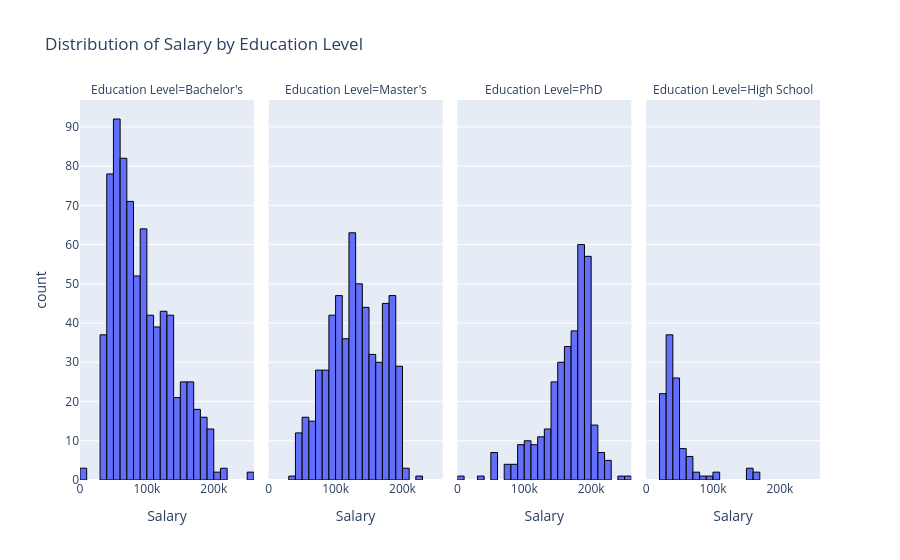

This figure's notebook cell:
### Code cell
fig = px.histogram(df_salary_1, x='Salary', facet_col='Education Level', title='Distribution of Salary by Education Level')
fig.update_traces(marker=dict(line=dict(color='black', width=1)))
fig.show()

### Figure 1 — Plotly figure (JSON) as saved in the notebook; plotly's stock layout.template omitted (floating-point values rounded to 4 significant figures; data arrays with more than 128 entries replaced by an {"elided": "..."} marker saying what was removed)
{"data": [{"bingroup": "x", "hovertemplate": "Education Level=Bachelor's<br>Salary=%{x}<br>count=%{y}<extra></extra>", "legendgroup": "", "marker": {"color": "#636efa", "line": {"color": "black", "width": 1}, "pattern": {"shape": ""}}, "name": "", "orientation": "v", "showlegend": false, "type": "histogram", "x": {"elided": "770 float values"}, "xaxis": "x", "yaxis": "y"}, {"bingroup": "x", "hovertemplate": "Education Level=Master's<br>Salary=%{x}<br>count=%{y}<extra></extra>", "legendgroup": "", "marker": {"color": "#636efa", "line": {"color": "black", "width": 1}, "pattern": {"shape": ""}}, "name": "", "orientation": "v", "showlegend": false, "type": "histogram", "x": {"elided": "569 float values"}, "xaxis": "x2", "yaxis": "y2"}, {"bingroup": "x", "hovertemplate": "Education Level=PhD<br>Salary=%{x}<br>count=%{y}<extra></extra>", "legendgroup": "", "marker": {"color": "#636efa", "line": {"color": "black", "width": 1}, "pattern": {"shape": ""}}, "name": "", "orientation": "v", "showlegend": false, "type": "histogram", "x": {"elided": "341 float values"}, "xaxis": "x3", "yaxis": "y3"}, {"bingroup": "x", "hovertemplate": "Education Level=High School<br>Salary=%{x}<br>count=%{y}<extra></extra>", "legendgroup": "", "marker": {"color": "#636efa", "line": {"color": "black", "width": 1}, "pattern": {"shape": ""}}, "name": "", "orientation": "v", "showlegend": false, "type": "histogram", "x": [166100.0, 69030.0, 103900.0, 95840.0, 52730.0, 165900.0, 154200.0, 51830.0, 104100.0, 62850.0, 62810.0, 158300.0, 79770.0, 47900.0, 68610.0, 52810.0, 159000.0, 80250.0, 40000.0, 55000.0, 32000.0, 38000.0, 32000.0, 35000.0, 30000.0, 35000.0, 38000.0, 32000.0, 32000.0, 33000.0, 30000.0, 35000.0, 30000.0, 35000.0, 30000.0, 35000.0, 30000.0, 25000.0, 30000.0, 25000.0, 30000.0, 25000.0, 25000.0, 25000.0, 26000.0, 26000.0, 26000.0, 26000.0, 26000.0, 26000.0, 25000.0, 25000.0, 25000.0, 35000.0, 43000.0, 32000.0, 40000.0, 32000.0, 45000.0, 43000.0, 43000.0, 32000.0, 30000.0, 31000.0, 30000.0, 25000.0, 25000.0, 50000.0, 25000.0, 25000.0, 25000.0, 25000.0, 35000.0, 25000.0, 30000.0, 28000.0, 35000.0, 40000.0, 60000.0, 40000.0, 35000.0, 40000.0, 35000.0, 40000.0, 40000.0, 35000.0, 60000.0, 40000.0, 35000.0, 40000.0, 40000.0, 45000.0, 40000.0, 40000.0, 40000.0, 50000.0, 35000.0, 40000.0, 55000.0, 35000.0, 40000.0, 45000.0, 70000.0, 45000.0, 40000.0, 35000.0, 40000.0, 50000.0, 35000.0, 40000.0], "xaxis": "x4", "yaxis": "y4"}], "layout": {"annotations": [{"font": {}, "showarrow": false, "text": "Education Level=Bachelor's", "x": 0.1175, "xanchor": "center", "xref": "paper", "y": 1, "yanchor": "bottom", "yref": "paper"}, {"font": {}, "showarrow": false, "text": "Education Level=Master's", "x": 0.3725, "xanchor": "center", "xref": "paper", "y": 1, "yanchor": "bottom", "yref": "paper"}, {"font": {}, "showarrow": false, "text": "Education Level=PhD", "x": 0.6275, "xanchor": "center", "xref": "paper", "y": 1, "yanchor": "bottom", "yref": "paper"}, {"font": {}, "showarrow": false, "text": "Education Level=High School", "x": 0.8825, "xanchor": "center", "xref": "paper", "y": 1, "yanchor": "bottom", "yref": "paper"}], "barmode": "relative", "legend": {"tracegroupgap": 0}, "title": {"text": "Distribution of Salary by Education Level"}, "xaxis": {"anchor": "y", "domain": [0, 0.235], "title": {"text": "Salary"}}, "xaxis2": {"anchor": "y2", "domain": [0.255, 0.49], "matches": "x", "title": {"text": "Salary"}}, "xaxis3": {"anchor": "y3", "domain": [0.51, 0.745], "matches": "x", "title": {"text": "Salary"}}, "xaxis4": {"anchor": "y4", "domain": [0.765, 1.0], "matches": "x", "title": {"text": "Salary"}}, "yaxis": {"anchor": "x", "domain": [0, 1], "title": {"text": "count"}}, "yaxis2": {"anchor": "x2", "domain": [0, 1], "matches": "y", "showticklabels": false}, "yaxis3": {"anchor": "x3", "domain": [0, 1], "matches": "y", "showticklabels": false}, "yaxis4": {"anchor": "x4", "domain": [0, 1], "matches": "y", "showticklabels": false}}}
